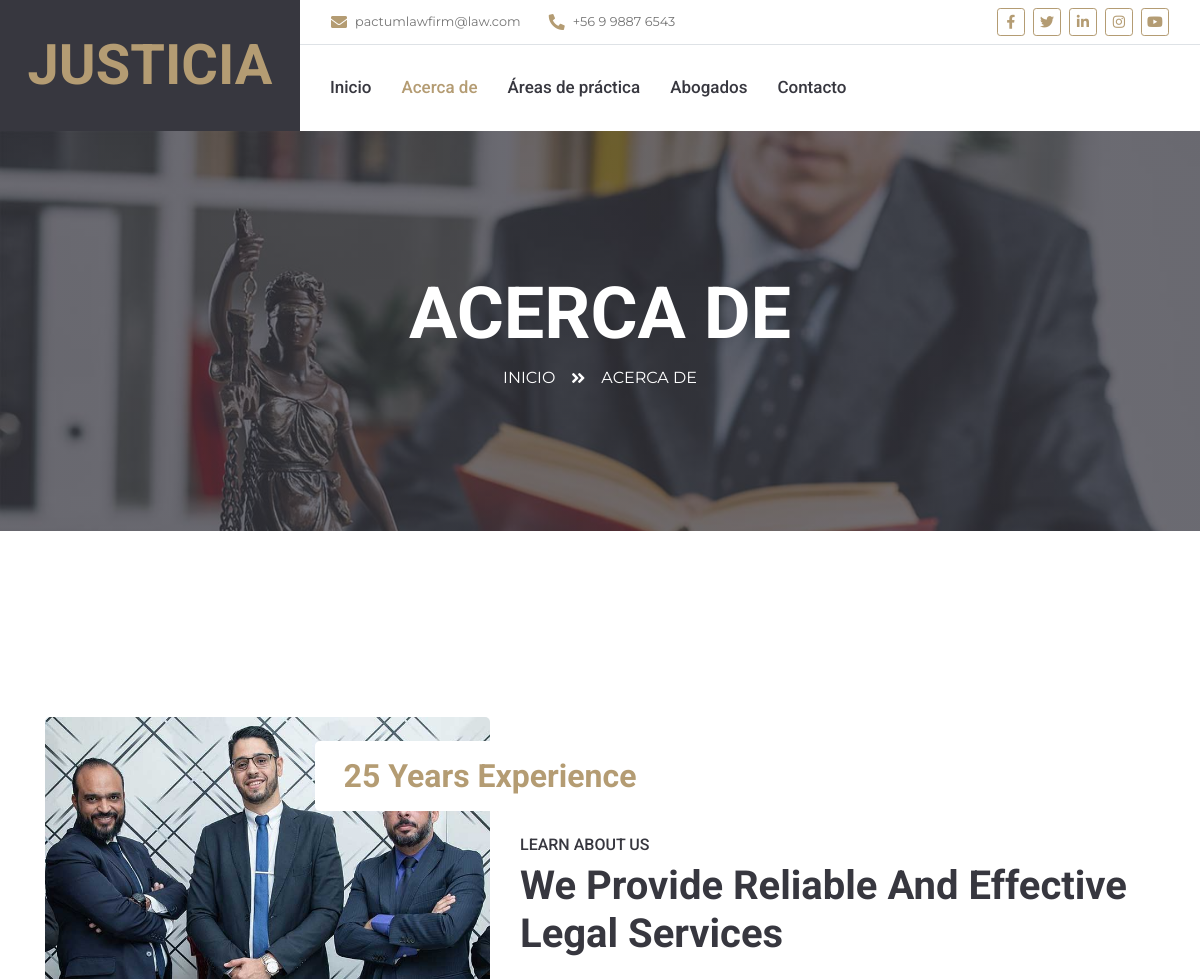
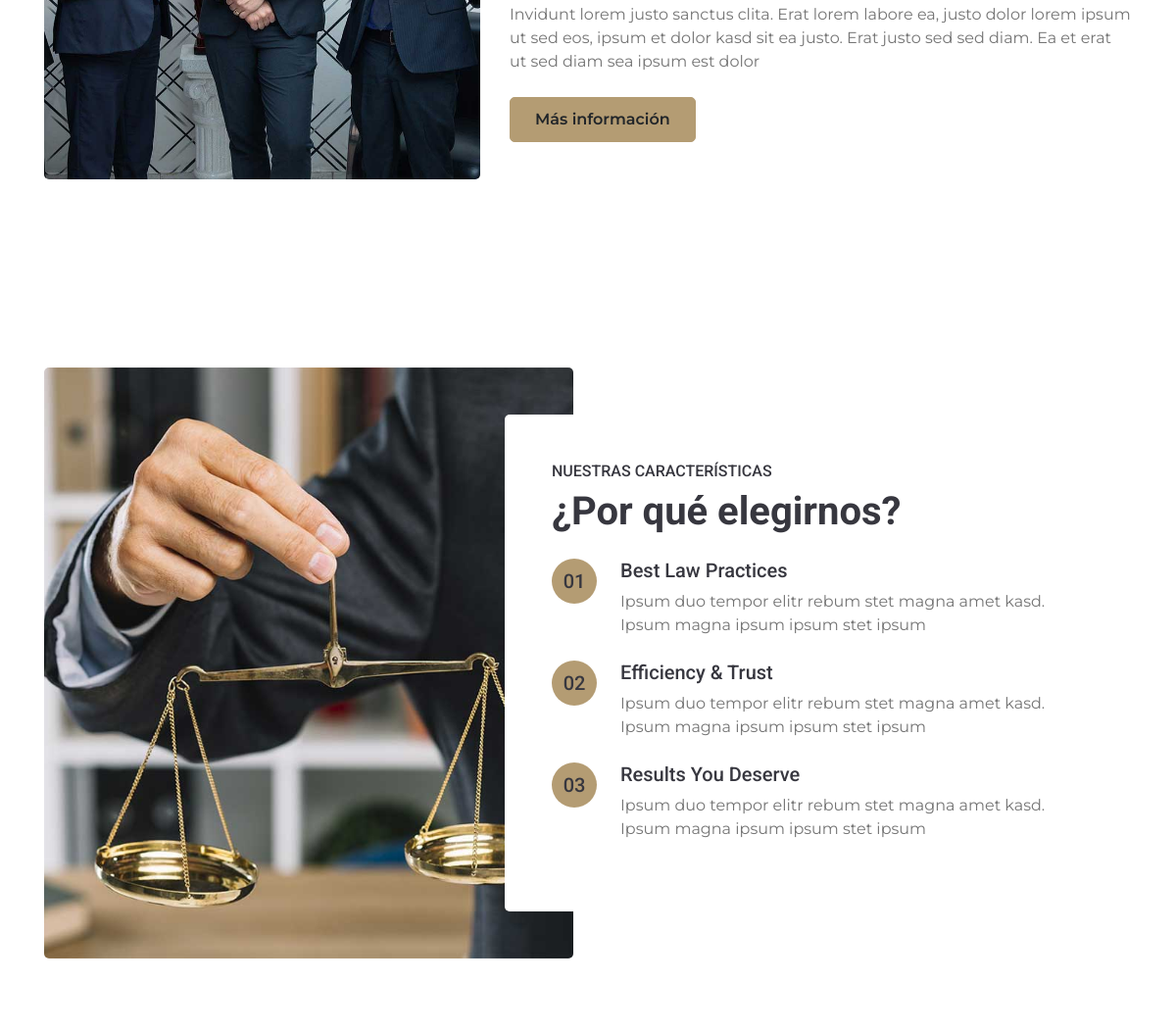
Page /about/ (upper part) on the earlier database version (2 pictures, top to bottom).
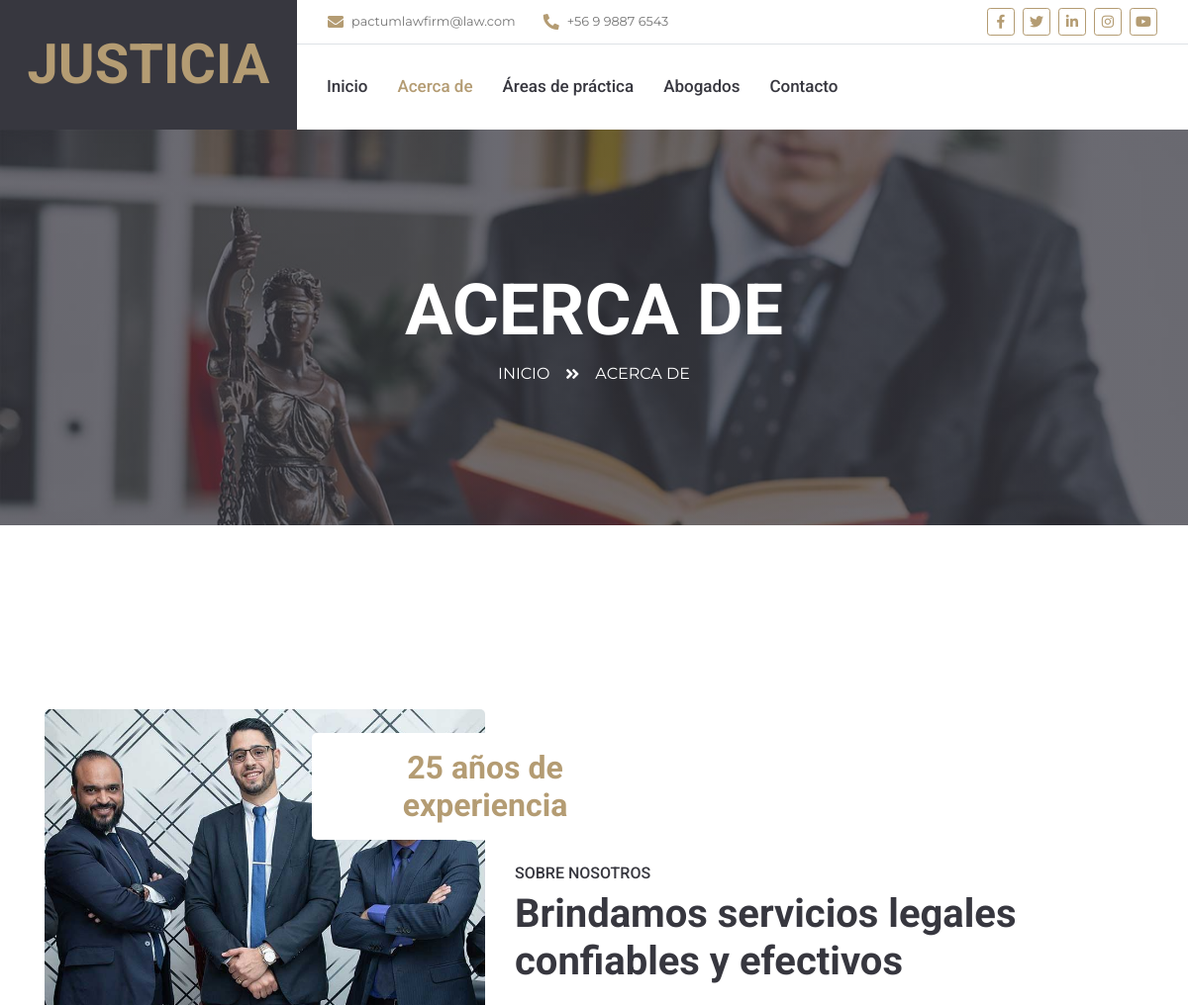
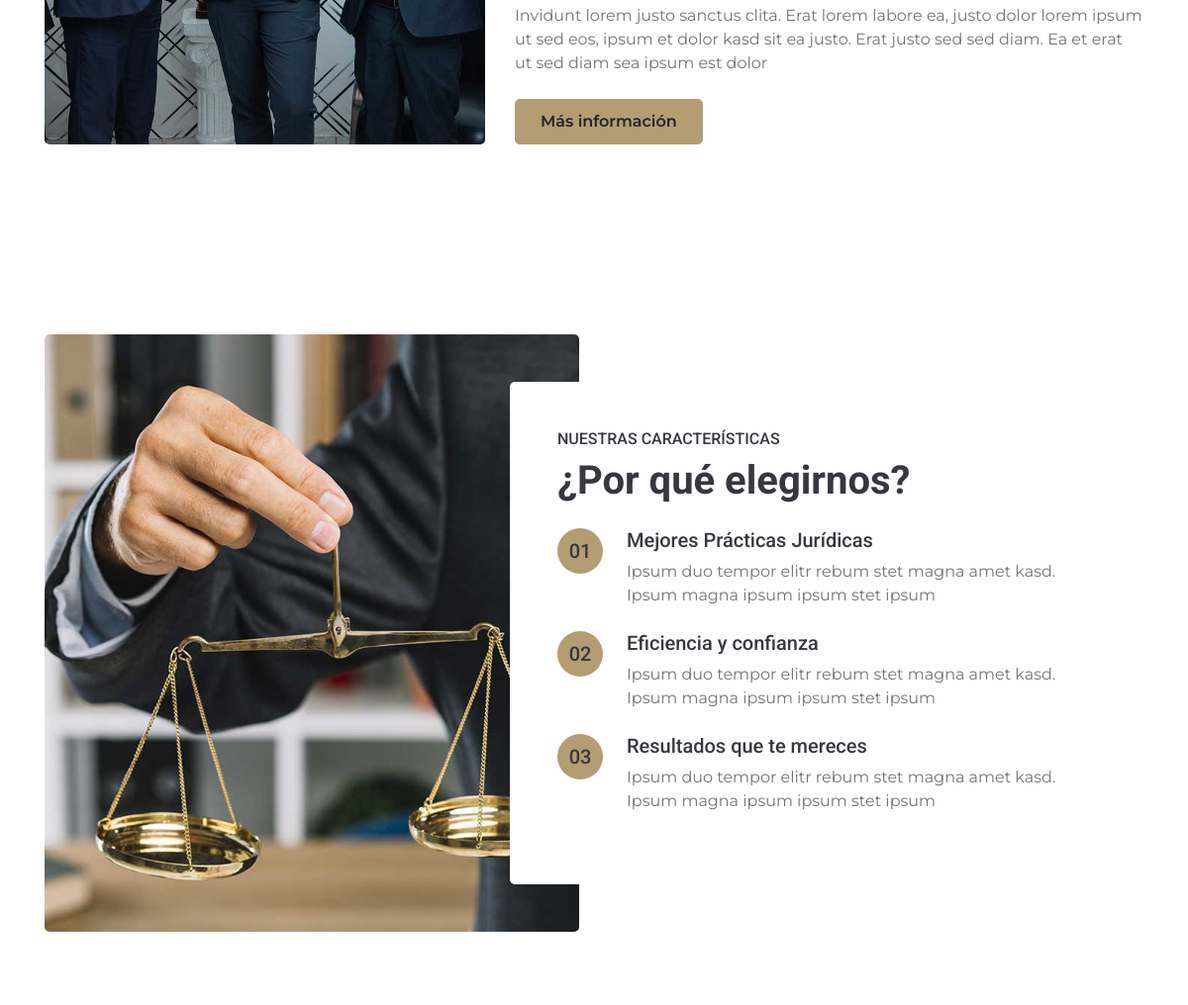
Same page on the later database version (2 pictures, top to bottom).
### communications/models.py (models this page shows, shortened)
class ContactInfo(models.Model):
    phone_number = models.CharField(max_length=20,
                                    verbose_name="Número de Teléfono")
    email = models.EmailField(max_length=200,
                              verbose_name="Correo electrónico")
    class Meta:
        verbose_name = "Información de Contacto"
        verbose_name_plural = "Información de Contacto"
        ordering = ["id"]

### about/models.py (models this page shows, shortened)
class About(models.Model):
    title = models.CharField(max_length=100, verbose_name="Título", )
    subtitle = models.CharField(max_length=100, verbose_name="Subtítulo", )
    highlight_text = models.CharField(max_length=255, verbose_name="Texto Destacado")
    description = models.CharField(max_length=200, verbose_name="Descripción")
    image = models.ImageField(upload_to='about/', verbose_name="Imagen")
    class Meta:
        verbose_name = "Acerca de"
        verbose_name_plural = "Acerca de"
        ordering = ["id"]

### features/models.py (models this page shows, shortened)
class Feature(models.Model):
    title = models.CharField(max_length=100, verbose_name="Título")
    description = models.CharField(max_length=200, verbose_name="Descripción")
    class Meta:
        verbose_name = "Característica"
        verbose_name_plural = "Características"
        ordering = ["id"]

### about/views.py (the view)
# urls.py: path('', views.about_view, name='about'),
def about_view(request, *args, **kwargs):
    return render(request, 'about.html')

### about/context_processors.py (called while the page is built)
def about(request, *args, **kwargs):
    about = About.objects.all()
    context = {
        'about': about,
    }
    return context

### attorneys/context_processors.py (called while the page is built)
def attorney(request, *args, **kwargs):
    attorneys = Attorney.objects.all()
    context = {
        'attorneys':attorneys,
    }
    return context

### communications/context_processors.py (called while the page is built)
def social_network(request, *args, **kwargs):
    social_networks = SocialNetwork.objects.all()
    formatted_social_networks = []
    for network in social_networks:
        formatted_icon_value = network.get_social_network_formatted_icon()
        formatted_social_networks.append({
            'description': network.description,
            'icon': formatted_icon_value,
            'link': network.link,
        })
    context = {
        'social_network': formatted_social_networks
    }
    return context

def address(request, *args, **kwargs):
    address = Address.objects.all()
    context = {
        'address': address
    }
    return context

def contact_info(request, *args, **kwargs):
    contact_info = ContactInfo.objects.all()
    context = {
        'contact_info': contact_info,
    }
    return context

### communications/models.py (called while the page is built)
    def get_social_network_formatted_icon(self):
        return get_social_network_formatted_icon(self.icon)

### communications/templatetags/custom_filters.py (called while the page is built)
@register.filter
def format_phone(value):
    if len(value) == 12 and value.startswith("+56"):
        return f"{value[:3]} {value[3]} {value[4:8]} {value[8:]}"
    return value

### core/utils/icon_formatter.py (called while the page is built)
def get_social_network_formatted_icon(icon_value):
        icon_value = str(icon_value) # fab, facebook
        parts = [part.strip() for part in icon_value.split(',')] # [fab, facebook]
        formatted_icon = []
        for part in parts:
            if not part.startswith('fa-'): # evalua el segundo elemento de la lista
                if part.startswith('fab') or part.startswith('fas') or part.startswith('far'): # fab, evalua el primer elemento de la lista
                    formatted_icon.append(part)
                else:
                    formatted_icon.append(f"fa-{part}")
            else:
                formatted_icon.append(part)
        return ' '.join(formatted_icon)

### features/context_processors.py (called while the page is built)
def feature(request, *args, **kwargs):
    features = Feature.objects.all()
    counter = [f"{i:02}" for i in range(1, len(features) + 1)]
    features_with_counter = zip(counter, features)
    context = {
        'features': features_with_counter,
    }
    return context

### practice/models.py (called while the page is built)
    def get_practice_formatted_icon(self):
        return get_practice_formatted_icon(self.icon)

### core/templates/about.html
{% extends 'base.html' %}
{% load static %}
{% block content %}
<div class="container-fluid bg-page-header" style="margin-bottom: 90px;">
    <div class="container">
        <div class="d-flex flex-column align-items-center justify-content-center" style="min-height: 400px">
            <h3 class="display-3 text-white text-uppercase">Acerca de</h3>
            <div class="d-inline-flex text-white">
                <p class="m-0 text-uppercase"><a class="text-white" href="">Inicio</a></p>
                <i class="fa fa-angle-double-right pt-1 px-3"></i>
                <p class="m-0 text-uppercase">Acerca de</p>
            </div>
        </div>
    </div>
</div>
<div class="container-fluid py-5">
    <div class="container py-5">
        {% for about in about %}
            <div class="row">
                <div class="col-lg-5">
                    <img class="img-fluid rounded" src="{{about.image.url}}" alt="">
                </div>
                <div class="col-lg-7 mt-4 mt-lg-0">
                    <h2 class="position-relative text-center bg-white text-primary rounded p-3 mt-4 mb-4 d-none d-lg-block" style="width: 350px; margin-left: -205px;">
                        {{about.highlight_text}}
                    </h2>
                    <h6 class="text-uppercase">{{about.subtitle}}</h6>
                    <h1 class="mb-4">{{about.title}}</h1>
                    <p>{{about.description}}</p>
                    <a href="{% url 'about' %}" class="btn btn-primary mt-2">Más información</a>
                </div>
            </div>
        {% endfor %}
    </div>
</div>
<div class="container-fluid py-5">
    <div class="container py-5">
        <div class="row">
            <div class="col-lg-6" style="min-height: 500px;">
                <div class="position-relative h-100 rounded overflow-hidden">
                    <img class="position-absolute w-100 h-100" src="{% static 'core/img/feature.jpg' %}" style="object-fit: cover;">
                </div>
            </div>
            <div class="col-lg-6 pt-5 pb-lg-5">
                <div class="feature-text bg-white rounded p-lg-5">
                    <h6 class="text-uppercase">Nuestras características</h6>
                    <h1 class="mb-4">¿Por qué elegirnos?</h1>
                    {% for counter, feature in features %}
                        <div class="d-flex mb-4">
                            <div class="btn-primary btn-lg-square px-3" style="border-radius: 50px;">
                                <h5 class="text-secondary m-0">{{counter}}</h5>
                            </div>
                            <div class="ml-4">
                                <h5>{{feature.title}}</h5>
                                <p class="m-0">{{feature.description}}</p>
                            </div>
                        </div>
                    {% endfor %}
                </div>
            </div>
        </div>
    </div>
</div>
{% endblock content %}

### core/templates/base.html (shortened to what this page needs)
{% load static %}
<!DOCTYPE html>
<html lang="en">
<head>
    <link rel="stylesheet" href="https://cdnjs.cloudflare.com/ajax/libs/font-awesome/5.15.4/css/all.min.css">
    <link href="{% static 'core/lib/owlcarousel/assets/owl.carousel.min.css' %}" rel="stylesheet">
    <link href="{% static 'core/lib/tempusdominus/css/tempusdominus-bootstrap-4.min.css' %}" rel="stylesheet" />
    <link href="{% static 'core/css/style.css' %}" rel="stylesheet">
    <link rel="stylesheet" href="https://cdn.jsdelivr.net/npm/sweetalert2@11/dist/sweetalert2.min.css">
</head>
<body>
    {% load custom_filters %}
    <div class="container-fluid">
        <div class="row">
            <div class="col-lg-3 bg-secondary d-none d-lg-block">
                <a href="{% url 'index' %}" class="navbar-brand w-100 h-100 m-0 p-0 d-flex align-items-center justify-content-center">
                    <h1 class="m-0 display-4 text-primary text-uppercase">Justicia</h1>
                </a>
            </div>
            <div class="col-lg-9">
                <div class="row bg-white border-bottom d-none d-lg-flex">
                    <div class="col-lg-7 text-left">
                        {% for contact_info in contact_info %}
                            <div class="h-100 d-inline-flex align-items-center py-2 px-3">
                                <i class="fa fa-envelope text-primary mr-2"></i>
                                <small>{{contact_info.email}}</small>
                            </div>
                            <div class="h-100 d-inline-flex align-items-center py-2 px-2">
                                <i class="fa fa-phone-alt text-primary mr-2"></i>
                                <small>{{contact_info.phone_number|format_phone}}</small>
                            </div>
                        {% endfor %}
                    </div>
                    <div class="col-lg-5 text-right">
                        <div class="d-inline-flex align-items-center p-2">
                            {% for network in social_network %}
                                {% if network.description|lower == 'facebook' %}
                                    <a class="btn btn-sm btn-outline-primary btn-sm-square mr-2" href="{{ network.link }}">
                                        <i class="{{ network.icon }}"></i>
                                    </a>
                                {% elif network.description|lower == 'twitter' %}
                                    <a class="btn btn-sm btn-outline-primary btn-sm-square mr-2" href="{{ network.link }}">
                                        <i class="{{ network.icon }}"></i>
                                    </a>
                                {% elif network.description|lower == 'linkedin' %}
                                    <a class="btn btn-sm btn-outline-primary btn-sm-square mr-2" href="{{ network.link }}">
                                        <i class="{{ network.icon }}"></i>
                                    </a>
                                {% elif network.description|lower == 'instagram' %}
                                    <a class="btn btn-sm btn-outline-primary btn-sm-square mr-2" href="{{ network.link }}">
                                        <i class="{{ network.icon }}"></i>
                                    </a>
                                {% elif network.description|lower == 'youtube' %}
                                    <a class="btn btn-sm btn-outline-primary btn-sm-square mr-2" href="{{ network.link }}">
                                        <i class="{{ network.icon }}"></i>
                                    </a>
                                {% endif %}
                            {% endfor %}
                        </div>
                    </div>
                </div>
                <nav class="navbar navbar-expand-lg bg-white navbar-light p-0">
                    <div class="collapse navbar-collapse justify-content-between" id="navbarCollapse">
                        <div class="navbar-nav mr-auto py-0">
                            <a href="{% url 'index' %}" class="nav-item nav-link {% if request.path == '/' %}active{% endif %}">Inicio</a>
                            <a href="{% url 'about' %}" class="nav-item nav-link {% if request.path == '/about/' %}active{% endif %}">Acerca de</a>
                            <a href="{% url 'practice' %}" class="nav-item nav-link {% if request.path == '/practice/' %}active{% endif %}">Áreas de práctica</a>
                            <a href="{% url 'attorneys' %}" class="nav-item nav-link {% if request.path == '/attorneys/' %}active{% endif %}">Abogados</a>
                            <a href="{% url 'contact' %}" class="nav-item nav-link {% if request.path == '/contact/' %}active{% endif %}">Contacto</a>
                        </div>
                    </div>
                </nav>
            </div>
        </div>
    </div>
    {% block content %}{% endblock content %}
    {% load sweetify %}
</body>
</html>

Differences in the rows shown:
changed About: highlight_text "25 Years Experience" → "25 años de experiencia"; subtitle "LEARN ABOUT US" → "SOBRE NOSOTROS"; title "We Provide Reliable And Effective Legal Services" → "Brindamos servicios legales confiables y efectivos"
changed Feature: title "Best Law Practices" → "Mejores Prácticas Jurídicas"
changed Feature: title "Efficiency & Trust" → "Eficiencia y confianza"
changed Feature: title "Results You Deserve" → "Resultados que te mereces"
